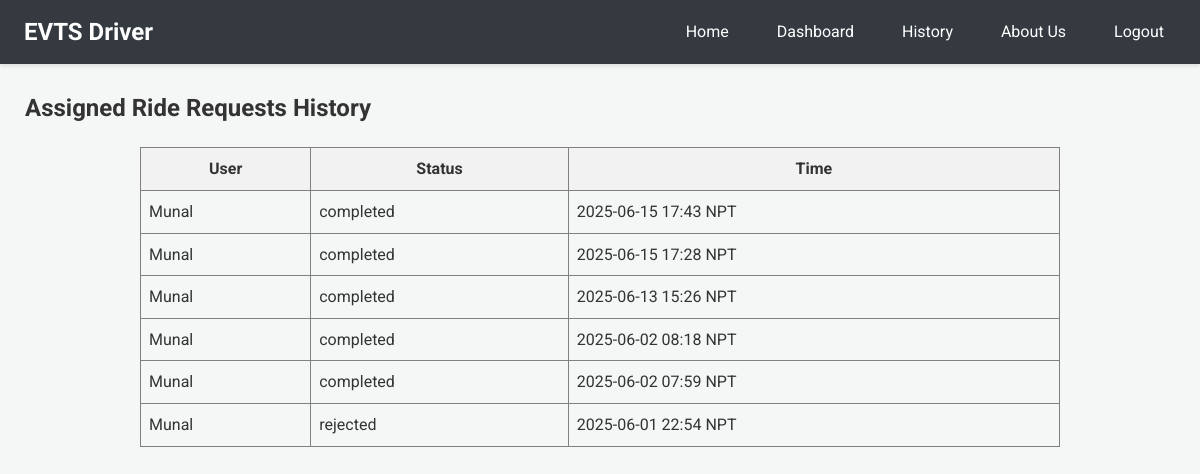
The page /driver-history (signed in) on the database as committed earlier.
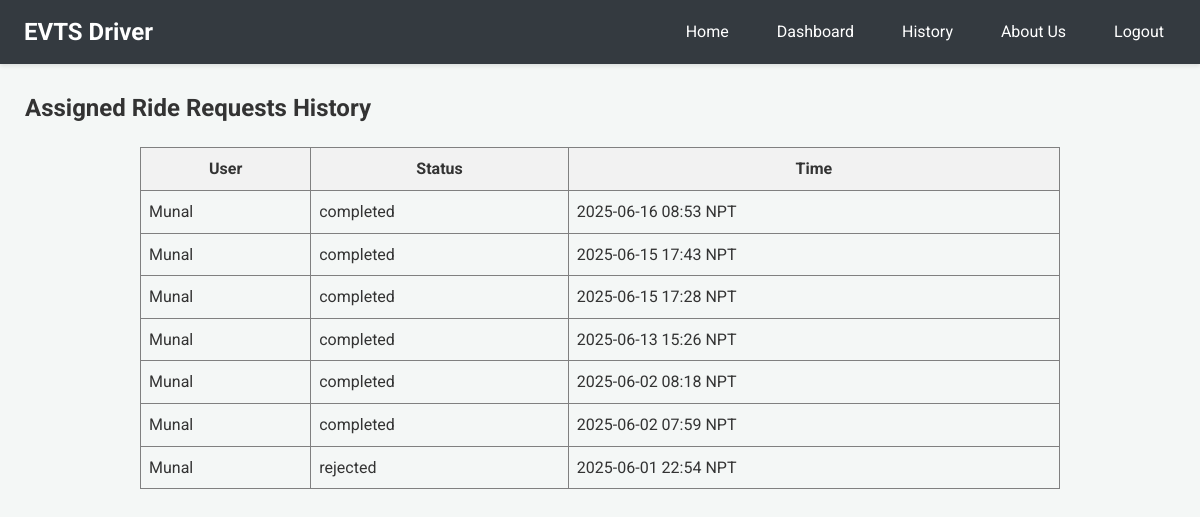
The same page on the database as committed later.
### app.py (models this page shows)
class User(db.Model):
    email = db.Column(db.String(120), primary_key=True)
    name = db.Column(db.String(100))
    phone = db.Column(db.String(15))
    password = db.Column(db.String(100))
    latitude = db.Column(db.Float, nullable=True)
    longitude = db.Column(db.Float, nullable=True)

class RideRequest(db.Model):
    __tablename__ = 'ride_request'
    id = db.Column(db.Integer, primary_key=True)
    user_email = db.Column(db.String(100), nullable=False)
    driver_email = db.Column(db.String(100), nullable=False)
    user_latitude_at_request = db.Column(db.Float, nullable=True)
    user_longitude_at_request = db.Column(db.Float, nullable=True)
    timestamp = db.Column(db.DateTime, default=lambda: datetime.now(timezone.utc))
    status = db.Column(db.String(20), default='Pending')

### app.py (the view)
@app.route('/driver-history')
@login_required_driver
def driver_history():
    reqs_db = RideRequest.query.filter_by(driver_email=session['driver']).order_by(RideRequest.timestamp.desc()).all()
    s_reqs = [{'user_name': (User.query.get(r.user_email).name or r.user_email if User.query.get(r.user_email) else "N/A"),
               'status': r.status, 'timestamp': format_datetime_npt(r.timestamp)} for r in reqs_db]
    response = make_response(render_template('driver_history.html', requests=s_reqs))
    return add_no_cache_to_response(response)

### app.py (called while the page is built)
def format_datetime_npt(dt_utc):
    if dt_utc is None: return "N/A"
    if dt_utc.tzinfo is None or dt_utc.tzinfo.utcoffset(dt_utc) is None:
        dt_utc = dt_utc.replace(tzinfo=timezone.utc)
    else:
        dt_utc = dt_utc.astimezone(timezone.utc)
    dt_npt = dt_utc.astimezone(NPT)
    return dt_npt.strftime('%Y-%m-%d %H:%M NPT')

def login_required_driver(f):
    @wraps(f)
    def decorated_function(*args, **kwargs):
        if 'driver' not in session:
            return redirect(url_for('login', next=request.url))
        return f(*args, **kwargs)
    return decorated_function

def add_no_cache_to_response(response):
    response.headers["Cache-Control"] = "no-cache, no-store, must-revalidate, public, max-age=0"
    response.headers["Pragma"] = "no-cache"
    response.headers["Expires"] = "0"
    return response

### templates/driver_history.html
{% extends 'driver_base.html' %}
{% block content %}
<h2>Assigned Ride Requests History</h2>
{% if requests %}
<table border="1" cellpadding="8" cellspacing="0" style="border-collapse: collapse; width: 80%; margin: 20px auto;">
  <thead>
    <tr style="background-color: #f2f2f2;">
      <th>User</th>
      <th>Status</th>
      <th>Time</th>
    </tr>
  </thead>
  <tbody>
  {% for req in requests %}
  <tr>
    <td>{{ req.user_name }}</td>
    <td>{{ req.status }}</td>
    <td>{{ req.timestamp }}</td>
  </tr>
  {% endfor %}
  </tbody>
</table>
{% else %}
<p>You have no assigned ride request history.</p>
{% endif %}
{% endblock %}

### templates/driver_base.html (shortened to what this page needs)
<!DOCTYPE html>
<html>
<head>
    <link rel="stylesheet" href="{{ url_for('static', filename='css/dashboard_styles.css') }}">
</head>
<body>
    <nav class="navbar driver-navbar">
        <a href="{{ url_for('driver_home') }}" class="nav-brand">EVTS Driver</a>
        <div class="nav-links">
            <a href="{{ url_for('driver_home') }}">Home</a>
            <a href="{{ url_for('dashboard') }}">Dashboard</a>
            <a href="{{ url_for('driver_history') }}">History</a>
            <a href="{{ url_for('driver_about') }}">About Us</a>
            <a href="{{ url_for('logout') }}">Logout</a>
        </div>
    </nav>
    <div class="dashboard-content">
        {% block content %}{% endblock %}
    </div>
</body>
</html>

### static/css/dashboard_styles.css (style rules this page uses)
body { font-family: 'Roboto', 'Segoe UI', Tahoma, Geneva, Verdana, sans-serif; margin: 0; background-color: #f4f7f6; color: #333; line-height: 1.6; }
nav.navbar { padding: 0.8rem 1.5rem; color: white; box-shadow: 0 2px 4px rgba(0, 0, 0, 0.1); display: flex; justify-content: space-between; align-items: center; }
nav.navbar .nav-brand { font-size: 1.5em; font-weight: bold; color: white; text-decoration: none; }
nav.navbar .nav-links a { color: white; margin-left: 20px; text-decoration: none; padding: 8px 12px; border-radius: 4px; transition: background-color 0.2s ease-in-out; }
nav.driver-navbar { background-color: #343a40; }
.dashboard-content { padding: 25px; max-width: 1200px; margin: 0 auto; }
.dashboard-content h2, .dashboard-content h3, .dashboard_content h4 { color: #333; margin-top: 0; }

Rows that differ between the two databases and show on the page:
added RideRequest: status "completed"
Other text that changed with them:
new list line: "Munal"
new list line: "2025-06-16 08:53 NPT"
